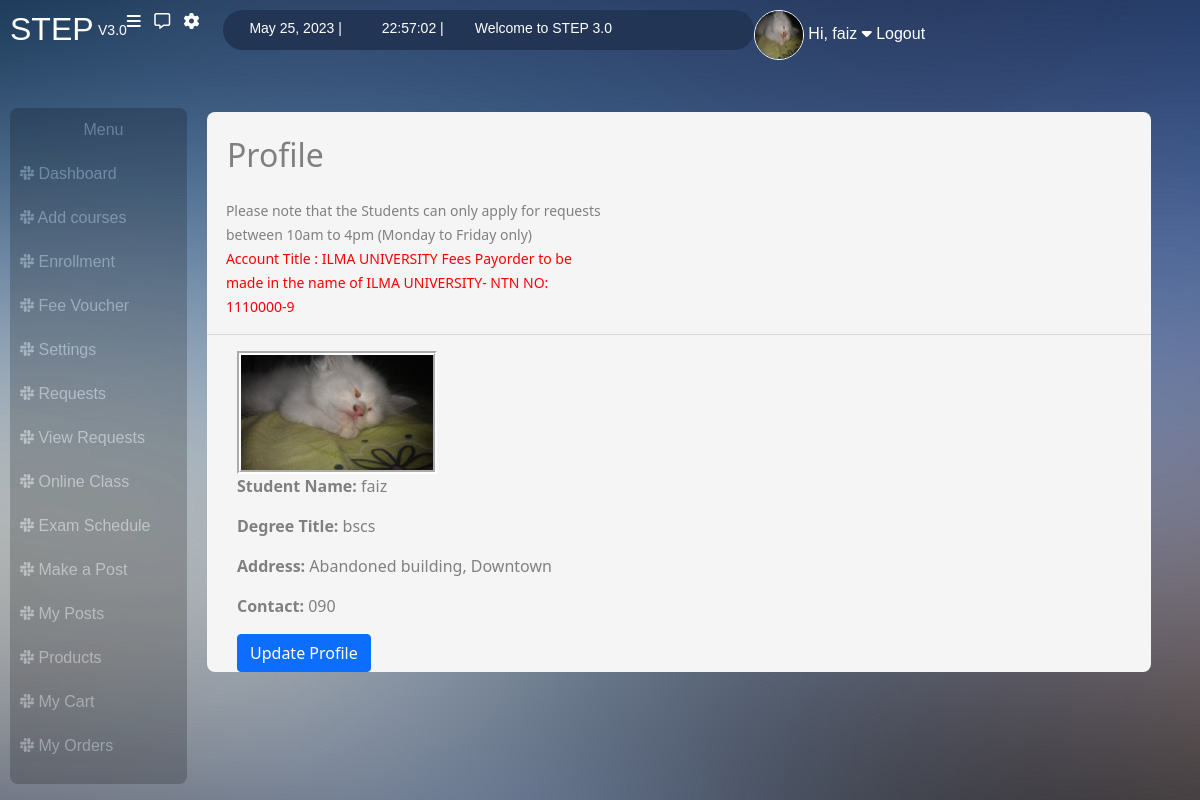
The app's page /profile/Stylish Cado/ (signed in) with its own data.
### users/models.py (models this page shows, shortened)
class UserInfo(models.Model):
    user = models.ForeignKey(User, on_delete=models.CASCADE)
    degree_title = models.CharField(max_length=20, blank=True, default='bscs')
    address = models.CharField(max_length=50)
    profile_img = models.ImageField(upload_to='profile_images', default='blank-profile-picture.png')
    contact = models.CharField(max_length=20)
    is_student = models.BooleanField(blank=False, default=True)
    is_teacher = models.BooleanField(blank=False, default=False)

### users/views.py (the view)
# urls.py: path('profile/<str:u>/', views.profile, name="profile"),
@login_required(login_url='student_login')
def profile(request, u):
    user_profile = UserInfo.objects.get(user=request.user)
    if user_profile.is_teacher ==True:
        messages.warning(request, "You are logged in as a teacher and trying to access student's portal")
        return redirect('teacher_dashboard')
    else:
        today = date.today()
        now = datetime.now()
        current_time = now.strftime("%H:%M:%S")
        return render(request, 'users/profile.html', {'user_profile':user_profile, 'today':today, 'current_time': current_time})

### users/templates/users/profile.html (shortened to what this page needs)
{% extends "users/base.html" %}
{% block heading %} Profile {% endblock %}
    {% block content %}
        <div class="profile_picture"> <img  src="{{user_profile.profile_img.url}}"></div>
        <p><b>Student Name:</b> {{user_profile.user}}</p>
        <p><b>Degree Title:</b> {{user_profile.degree_title}}</p>
        <p><b>Address:</b> {{user_profile.address}}</p>
        <p><b>Contact:</b> {{user_profile.contact}}</p>
        <a href="/settings"><button class="btn btn-primary">Update Profile</button></a>
    {% endblock %}

### users/templates/users/base.html (shortened to what this page needs)
{% load static %}
<!DOCTYPE html>
<html lang="en">
<head>
    <link href="https://cdn.jsdelivr.net/npm/bootstrap@5.0.2/dist/css/bootstrap.min.css" rel="stylesheet">
    <link rel="stylesheet" href="{% static 'users/register_style.css' %}">
</head>
<body>
    <div class="box">
        <div class="nav">
            <a href="/dashboard"><h2>STEP </h2></a>  &nbsp;
            <small>  V3.0 </small>
                <a href="#"><i class="fa-solid fa-bars requests"></i></a> &nbsp; &nbsp;
                <a href="/request"><i class="fa-regular fa-message "></i></a> &nbsp; &nbsp;
                <a href="/settings" title="Settings"><i class="fa-solid fa-gear"></i></a>  &nbsp; &nbsp;
                <div class="oval_div">
                    <small> {{today}} |</small>  &nbsp; <small> {{current_time}}  |</small>
                    <small> Welcome to STEP 3.0 </small>
                </div>
                <dv class="profile_div">
                    <a href="/profile/{{user}}">
                        <img class="img-fluid " src="{{ user_profile.profile_img.url }}">
                        <span>Hi, {{user}}</span>
                        <i class="fa-solid fa-caret-down"></i>
                    </a>
                    <a href="/student_logout">Logout</a>
                </dv>
        </div>
                <br>   <br>
            <div class="responsive">
                    <div class="vertical_nav nav">
                        <ul>
                            <li class="text-center">Menu</li>
                            <a href="/dashboard"><li><i class="fa-brands fa-slack"></i>  Dashboard</li></a>
                            <a href="/add_course"><li><i class="fa-brands fa-slack"></i>  Add courses </li></a>
                            <a href="/enrollment"><li><i class="fa-brands fa-slack"></i>  Enrollment </li></a>
                            <a href="/fees"><li><i class="fa-brands fa-slack"></i>  Fee Voucher</li></a>
                            <a href="/settings"><li><i class="fa-brands fa-slack"></i>  Settings</li></a>
                            <a href="/request"><li><i class="fa-brands fa-slack"></i>  Requests</li></a>
                            <a href="/view_requests"><li><i class="fa-brands fa-slack"></i>  View Requests</li></a>
                            <a href="/online_class"><li><i class="fa-brands fa-slack"></i>  Online Class</li></a>
                            <a href="/exam"><li><i class="fa-brands fa-slack"></i>  Exam Schedule</li></a>
                            <a href="/make_post"><li><i class="fa-brands fa-slack"></i> Make a Post</li></a>
                            <a href="/my_posts/{{user.id}}"><li><i class="fa-brands fa-slack"></i> My Posts</li></a>
                            <a href="/all_products"><li><i class="fa-brands fa-slack"></i>  Products</li></a>
                            <a href="/my_cart"><li><i class="fa-brands fa-slack"></i>  My Cart</li></a>
                            <a href="/my_orders"><li><i class="fa-brands fa-slack"></i>  My Orders</li></a>
                        </ul>
                    </div>
                        <br>
                    <div class="right_side_main">
                            <br>
                            <h2 class="main_heading">{% block heading %} Dashboard {% endblock %}</h2>
                            <br><br>
                            <div class="notice">
                                    <small>Please note that the Students can only apply for requests between 10am to 4pm (Monday to Friday only)<br> <span>Account Title : ILMA UNIVERSITY Fees Payorder to be made in the name of ILMA UNIVERSITY- NTN NO: 1110000-9</span></small>
                            </div>
                            <hr>
                                <div class="base_content">
                                    {% block content %}
                                    {% endblock %}
                                </div>
                    </div>
            </div>
    </div>
</body>
</html>

### users/static/users/register_style.css (style rules this page uses)
body { background-image: url("/static/bg.jpg"); }
.box { margin: 10px; }
.nav { color: white; font-family: 'Gill Sans', 'Gill Sans MT', Calibri, 'Trebuchet MS', sans-serif; }
.nav small { margin-top:10px }
.nav a { text-decoration: none; color: inherit; }
.requests { margin-left: 60px; }
.oval_div { background-color: #233554; height: 40px; margin-left: 10px; width: 45%; border-radius: 35px; }
.oval_div small { margin-left: 5%; position: relative; top: 6px; }
.profile_div { margin-left: 20%; }
.profile_div img { height: 50px; width: 50px; border-radius: 50%; border: 1px; border-color: white; border-style: double; }
.vertical_nav { width:15%; height: auto; background-color: black; border-radius: 8px; opacity: 20%; float: left; display: inline; }
.vertical_nav ul { padding: 0; }
.vertical_nav li { color: white; padding-left: 10px; padding-top: 10px; padding-bottom: 10px; text-decoration: none; }
.right_side_main { width: 80%; background-color:whitesmoke; color: gray; height:auto; border-radius: 8px; margin-top: -20px; margin-left: 20px; float: left; vertical-align: top; }
.responsive { overflow: auto; }
.main_heading { color: gray; display: inline; padding-left: 20px; }
.right_side_main small>span { color: red; }
.notice { width: 40%; margin-left: 40%; }
.base_content { margin-left :30px; margin-right: 30px; }
.profile_picture img { border-color: white; border-style: groove; border-width: 4px; max-height: 400px; max-width: 200px; }
@media screen and (max-width: 1250px) and (min-width: 701px) { .profile_div { margin-left: 0%; } }
@media screen and (max-width: 1250px) and (min-width: 701px) { .requests { margin-left: 0%; } }
@media screen and (max-width: 1250px) and (min-width: 701px) { .notice { margin-left: 2%; } }

### records on screen
UserInfo: profile_img (picture), user "faiz", degree_title "bscs", address "Abandoned building, Downtown", contact "090"

### other values on screen
{{ today }} "May 25, 2023"
{{ user }} "faiz"
